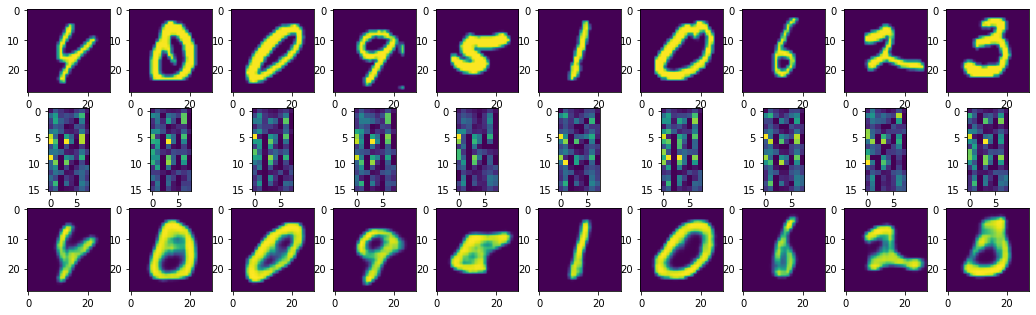

Generate this figure with Python:
import matplotlib.pyplot as plt
import numpy as np
from keras.datasets import mnist
from keras.models import Model, Sequential
from keras.layers import Input, Dense, Conv2D, MaxPooling2D, UpSampling2D, Flatten, Reshape
#UpSampling2D (volta ao estado original) e quase o oposto do MaxPooling2D
from keras.utils import np_utils

#obj: criar um convolutional autoencoder

(previsores_treinamento, _), (previsores_teste, _) = mnist.load_data()
previsores_treinamento = previsores_treinamento.reshape((len(previsores_treinamento), 28, 28, 1))
previsores_teste = previsores_teste.reshape((len(previsores_teste), 28, 28, 1))

previsores_treinamento = previsores_treinamento.astype('float32') / 255
previsores_teste = previsores_teste.astype('float32') / 255

autoencoder = Sequential()

### Encoder

#relembrando, aplicar a convolucao aplica filtros para ter varias versoes dela com dimensao reduzida
#             depois o MaxPooling2D para mais uma reducao com as caracteristicas e depois o Flatten para transformar em vetor 
#             aplicando relu para matar os pixels negativos
autoencoder.add(Conv2D(filters=16, kernel_size=(3,3), activation='relu', input_shape=(28,28,1)))
autoencoder.add(MaxPooling2D(pool_size=(2,2)))

#padding=como a imagem sera passada
autoencoder.add(Conv2D(filters=8, kernel_size=(3,3), activation='relu',padding='same'))
autoencoder.add(MaxPooling2D(pool_size=(2,2),padding='same'))

#strides=indica de quantos em quantos pixels a imagem deve andar
autoencoder.add(Conv2D(filters=8, kernel_size=(3,3), activation='relu',padding='same', strides=(2,2)))

### Meio
#vai gerar um vetor 4 * 4 * 8 = 128
#exatamente o meio do processo
autoencoder.add(Flatten())
#volta para o formato original para iniciar o decoder
autoencoder.add(Reshape((4,4,8)))

### Decoder
autoencoder.add(Conv2D(filters=8, kernel_size=(3,3), activation='relu',padding='same'))
autoencoder.add(UpSampling2D(size=(2,2)))

autoencoder.add(Conv2D(filters=8, kernel_size=(3,3), activation='relu',padding='same'))
autoencoder.add(UpSampling2D(size=(2,2)))

# bem comum acontecer o erro de shape no autoencoder.fit la embaixo
#pois a imagem reconstruida esta com 32x32x1, mas a base e 28x28x1, logo como a primeira camada, essa nao deve ter o padding=same
autoencoder.add(Conv2D(filters=16, kernel_size=(3,3), activation='relu'))
autoencoder.add(UpSampling2D(size=(2,2)))

#resposta de fato, ou seja, a imagem decodifica
#aqui pode ter o padding=same, pois vai estar com o 28x28x1 original
autoencoder.add(Conv2D(filters=1, kernel_size=(3,3), activation='sigmoid',padding='same'))

### Treinar
autoencoder.summary()
autoencoder.compile(optimizer='adam', loss='binary_crossentropy', metrics=['accuracy'])
#colocamos epochs=10 apenas para o exercicio, mas esse valor chega a ser ridiculo, deveria ser 5000, apenas para ir rapido (pode levar dias)
#100 epochs ja teriamos mais resultado que os valores anteriores
autoencoder.fit(previsores_treinamento, previsores_treinamento, epochs=10, batch_size=256, validation_data=(previsores_teste, previsores_teste))

### Extracao
#Vamos trabalhar de fato so com o flatten, para saber o nome do layer pegar do autoencoder.summary()
encoder = Model(inputs=autoencoder.input, outputs=autoencoder.get_layer('flatten').output)
encoder.summary()

### Usando
imagens_codificadas = encoder.predict(previsores_teste)
imagens_decodificadas = autoencoder.predict(previsores_teste)

### Ver
numero_imagens = 10
imagens_teste = np.random.randint(previsores_teste.shape[0], size=numero_imagens)
plt.figure(figsize=(18,18))
for i, indice_imagem in enumerate(imagens_teste):
    print(i)
    print(indice_imagem)
    
    #imagens originais
    eixo = plt.subplot(10,10,i+1)
    plt.imshow(previsores_teste[indice_imagem].reshape(28,28))
    plt.xticks()
    plt.yticks()
    
    #imagens codificadas
    eixo = plt.subplot(10,10,i+1+numero_imagens)
    plt.imshow(imagens_codificadas[indice_imagem].reshape(16,8))
    plt.xticks()
    plt.yticks()
    
    #imagem recontruida
    eixo = plt.subplot(10,10,i+1+numero_imagens*2)
    plt.imshow(imagens_decodificadas[indice_imagem].reshape(28,28))
    plt.xticks()
    plt.yticks()
